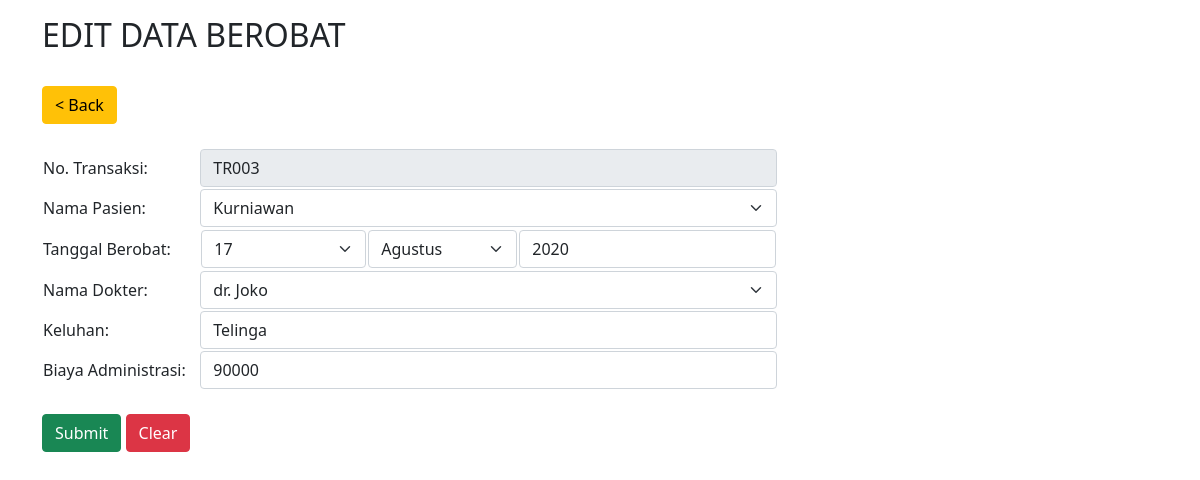
The app's page /list_berobat_edit.php?status=edit&no_transaksi=TR003 with its own data.
### tables this page shows
CREATE TABLE IF NOT EXISTS `berobat` (
  `No_Transaksi` varchar(255) NOT NULL,
  `Pasien_ID` int(11) DEFAULT NULL,
  `Tanggal_Berobat` date DEFAULT NULL,
  `Dokter_ID` int(11) DEFAULT NULL,
  `Keluhan` varchar(255) DEFAULT NULL,
  `Biaya_Adm` int(11) DEFAULT NULL,
  PRIMARY KEY (`No_Transaksi`),
  KEY `Pasien_ID` (`Pasien_ID`),
  KEY `Tanggal_Berobat` (`Tanggal_Berobat`),
  KEY `Dokter_ID` (`Dokter_ID`),
  KEY `Keluhan` (`Keluhan`),
  KEY `Biaya_Adm` (`Biaya_Adm`)
);

CREATE TABLE IF NOT EXISTS `pasien` (
  `Pasien_ID` int(11) NOT NULL AUTO_INCREMENT,
  `Nama_Pasien` varchar(255) DEFAULT NULL,
  `Tanggal_Lahir` date DEFAULT NULL,
  `Jenis_Kelamin` varchar(255) DEFAULT NULL,
  `Alamat` varchar(255) DEFAULT NULL,
  PRIMARY KEY (`Pasien_ID`),
  KEY `Nama_Pasien` (`Nama_Pasien`),
  KEY `Tanggal_Lahir` (`Tanggal_Lahir`),
  KEY `Jenis_Kelamin` (`Jenis_Kelamin`),
  KEY `Alamat` (`Alamat`)
);

CREATE TABLE IF NOT EXISTS `dokter` (
  `Dokter_ID` int(11) NOT NULL AUTO_INCREMENT,
  `Nama_Dokter` varchar(255) DEFAULT NULL,
  `Poli_ID` int(11) DEFAULT NULL,
  PRIMARY KEY (`Dokter_ID`),
  KEY `Nama Dokter` (`Nama_Dokter`),
  KEY `Poli_ID` (`Poli_ID`)
);

### list_berobat_edit.php (the view, shortened to what this page needs)
<!DOCTYPE html>
<html lang="en">
<head>
	<link href="https://cdn.jsdelivr.net/npm/bootstrap@5.1.3/dist/css/bootstrap.min.css" rel="stylesheet">
</head>
<body>
<?php
	$con=mysqli_connect("localhost","root","admin123","simple_crud");
	$q=mysqli_query($con,"SELECT * FROM berobat WHERE No_Transaksi='$_GET[no_transaksi]'");
	while($h=mysqli_fetch_array($q)){
		$no_transaksi=$h['No_Transaksi'];
		$pasien_id=$h['Pasien_ID'];
		$tanggal=explode("-",$h['Tanggal_Berobat']);
		$dokter_id=$h['Dokter_ID'];
		$keluhan=$h['Keluhan'];
		$biaya_adm=$h['Biaya_Adm'];
	}
	$option_pasien="<option value='' style='display:none'>- Pilih Pasien -</option>";
	$q=mysqli_query($con,"SELECT * FROM pasien ORDER BY Nama_Pasien");
	while($h=mysqli_fetch_array($q)){
		$option_pasien=$option_pasien."<option value=$h[Pasien_ID] ".($pasien_id==$h['Pasien_ID']?'selected':'').">$h[Nama_Pasien]</option>";
	}
	$option_tanggal="<option value='' style='display:none'>- Pilih Tanggal -</option>";
	for($i = 1;$i <= 31; $i++){$option_tanggal=$option_tanggal."<option value=$i ".($tanggal[2]==$i?'selected':'').">$i</option>";}
	$bulan=["","Januari","Februari","Maret","April","Mei","Juni","Juli","Agustus","September","Oktober","November","Desember"];
	$option_bulan="<option value='' style='display:none'>- Pilih Bulan -</option>";
	for($i = 1;$i <= 12; $i++){$option_bulan=$option_bulan."<option value=$i ".($tanggal[1]==$i?'selected':'').">$bulan[$i]</option>";}
	$option_dokter="<option value='' style='display:none'>- Pilih Dokter -</option>";
	$q=mysqli_query($con,"SELECT * FROM dokter ORDER BY Nama_Dokter");
	while($h=mysqli_fetch_array($q)){
		$option_dokter=$option_dokter."<option value=$h[Dokter_ID] ".($dokter_id==$h['Dokter_ID']?'selected':'').">$h[Nama_Dokter]</option>";
	}
?>
<div class="container mt-3">
	<h2>EDIT DATA BEROBAT</h2><br>
	<a href='list_berobat.php?' class='btn btn-warning'>< Back</a><br><br>
	<form action="list_berobat_save_edit.php" method="post">
		<table>
			<tr>
				<td>No. Transaksi:</td>
				<td><input type="text" class="form-control" name="no_transaksi" value='<?php echo $no_transaksi ?>' readonly></td>
			</tr>
			<tr>
				<td>Nama Pasien:</td>
				<td><select class="form-select" name="pasien_id" value=<?php echo $pasien_id ?>><?php echo $option_pasien ?></select></td>
			</tr>
			<tr>
				<td>Tanggal Berobat:</td>
				<td>
					<table>
						<tr>
							<td><select class="form-select" name="tanggal"><?php echo $option_tanggal ?></select></td>
							<td><select class="form-select" name="bulan"><?php echo $option_bulan ?></select></td>
							<td><input type="number" class="form-control pull-left" name="tahun" value=<?php echo $tanggal[0] ?>></td>
						</tr>
					</table>
				</td>
			</tr>
			<tr>
				<td>Nama Dokter:</td>
				<td><select class="form-select" name="dokter_id"><?php echo $option_dokter ?></select></td>
			</tr>
			<tr>
				<td>Keluhan:</td>
				<td><input type="text" class="form-control" name="keluhan" value='<?php echo $keluhan ?>'></td>
			</tr>
			<tr>
				<td>Biaya Administrasi:&nbsp;&nbsp;&nbsp;</td>
				<td><input type="number" class="form-control" name="biaya_adm" value='<?php echo $biaya_adm ?>'></td>
			</tr>
		</table>
		<br>
		<button type="submit" class='btn btn-success'>Submit</button>
		<a href='list_berobat_edit.php?status=clear&no_transaksi=<?php echo $no_transaksi ?>' class='btn btn-danger'>Clear</a>
	</form>
</div>
</body>
</html>

### records on screen
berobat: no_transaksi "TR003", pasien_id "Kurniawan", tanggal "17", bulan "Agustus", tahun "2020", dokter_id "dr. Joko", keluhan "Telinga", biaya_adm "90000"
